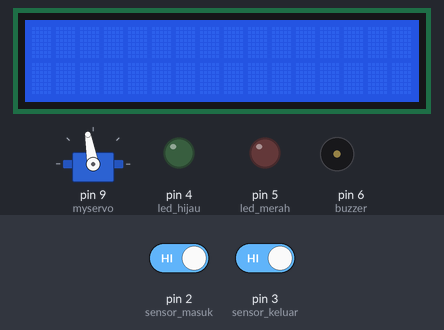
Simulated run of this sketch. Board: Arduino Uno, built with avr-gcc and run on an emulated ATmega328P. Shown: 16×2 character LCD, servo, output pins drawn as LEDs (lit = HIGH), buzzer (waves = sounding). Inputs (shaded band) come from the test bench; at power-on: pin 2 (sensor_masuk) HIGH, pin 3 (sensor_keluar) HIGH. What the sketch prints to the serial monitor is not drawn.

Above: at 1.2 s.
1.3 s: pin 2 (sensor_masuk) driven LOW
At 1.46 s:
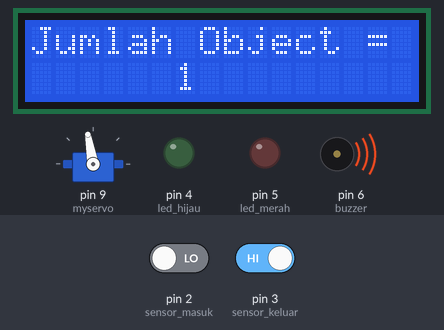
At 3.1 s:
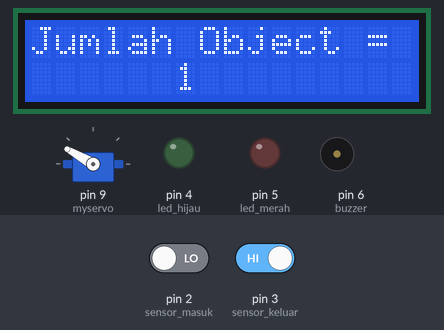
3.8 s: pin 3 (sensor_keluar) driven LOW
At 6.0 s:
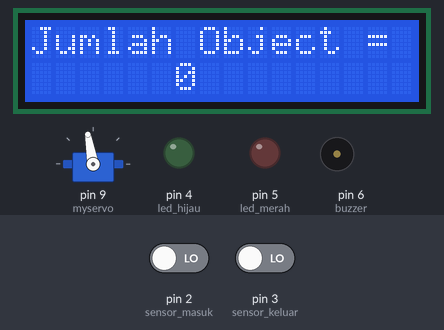
Timing chart, 0 to 7.5 s (numbered marks = the images above; inputs shaded):
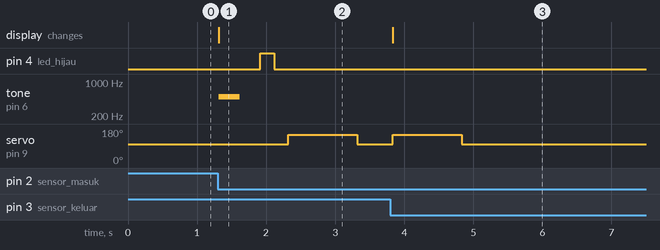

Measured:
- after the input at 1.3 s, pin 4 (led_hijau): LOW → HIGH after 0.62 s, → LOW 0.20 s later; tone on pin 6 (buzzer): silent → 500 Hz at once, → silent 0.30 s later; servo on pin 9 (myservo): 100° → 150° after 1.0 s, → 100° 1.0 s later; the display: changes at once (image 1)
- after the input at 3.8 s, servo on pin 9 (myservo): 100° → 150° at once, → 100° 1.0 s later; the display: changes at once (image 3)

The sketch:

object_counter.ino
```cpp
#include <Wire.h>
#include <Servo.h>
#include <LiquidCrystal_I2C.h>

LiquidCrystal_I2C lcd(0x27,16,2);

int led_hijau = 4;
int led_merah = 5;
int buzzer = 6;
int sensor_masuk = 2;
int sensor_keluar = 3;
int objek1 = false;
int objek2 = false;
int counter;

Servo myservo;

void setup() {
  lcd.init();
  lcd.backlight();
  lcd.clear();
  Serial.begin(9600);

  myservo.attach(9);
  myservo.write(100);
  pinMode(led_hijau, OUTPUT);
  pinMode(led_merah, OUTPUT);
  pinMode(buzzer, OUTPUT);
  pinMode(sensor_masuk,INPUT);
  pinMode(sensor_keluar, INPUT);
 }

 void loop() {

    int val = digitalRead(sensor_masuk);
    int val2 = digitalRead(sensor_keluar);

    if( (val == 0) && (objek1 == false) && counter > 5 ) {
      myservo.write(100);
    }

    else if( (val == 0) && (objek1 == false) ){
      counter++;
      objek1 = true;

      /*tampilan ke LCD Display */
      lcd.setCursor(0,0);
      lcd.print("Jumlah Object = ");
      lcd.setCursor(6,1);
      lcd.print(counter);

      /*Coding Buzzer*/
      tone(buzzer, 500);
      delay(300);
      noTone(buzzer);
      delay(300);

      /*Coding Led*/
      digitalWrite(led_hijau, HIGH);
      delay(200);
      digitalWrite(led_hijau, LOW);
      delay(200);
      digitalWrite(led_merah, LOW);

      /*Coding Servo*/
      myservo.write(150);
      delay(1000);
      myservo.write (100);
      delay(500);
      }

    else if( (val ==1) && (objek1 == true) ) {
      objek1 = false;
    }

    else if( (val2 == 0) && (objek2 == false)){
      counter--;
      objek2 = true;

      /*tampilan ke LCD Display */
      lcd.setCursor(0,0);
      lcd.print("Jumlah Object = ");
      Serial.println(counter);
      lcd.setCursor(6,1);
      lcd.print(counter);

      /*Coding Servo*/
      myservo.write(150);
      delay(1000);
      myservo.write (100);
      delay(500);

      /*Ketika tmpilan LCD lebih dari 10, set cursor */
      if (counter >= 10){
        lcd.setCursor(6,1);
        lcd.clear();
      }

      if(counter == 0){
          counter = (counter - (-1));
      }

      digitalWrite(led_merah, LOW);
    }

    else if( (val2 == 1) && (objek2 == true) ){
      objek2 = false;
    }

    /*Kondisi Ruangan Penuh */
    else if (counter > 5){
      lcd.setCursor(0,0);
      lcd.print("Ruangan penuh !!! ");

      /*Buzzer */
      tone(buzzer, 1000);
      delay(300);
      noTone(buzzer);
      delay(300);

      /*Led Merah*/
      digitalWrite(led_merah, HIGH);
    }
 }
```
